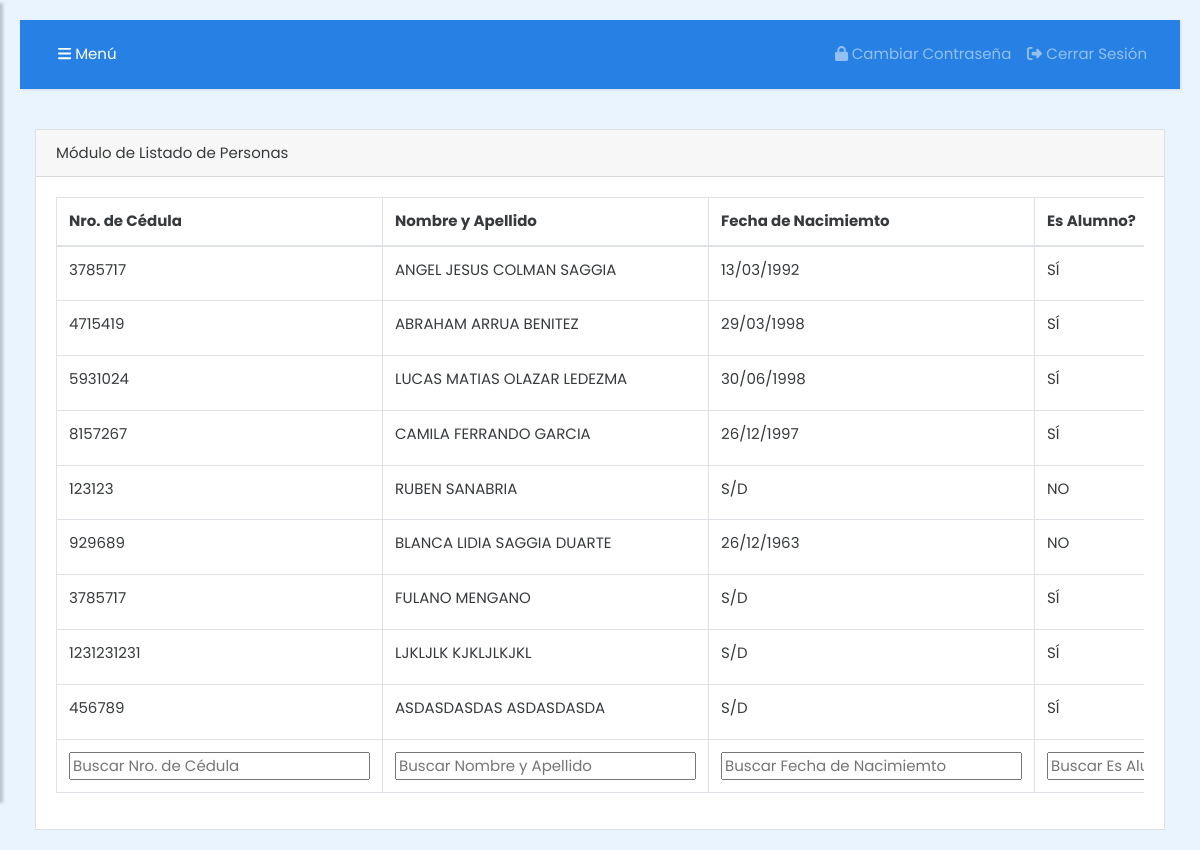
/listado_personas (signed in), run on an earlier commit of the app's database.
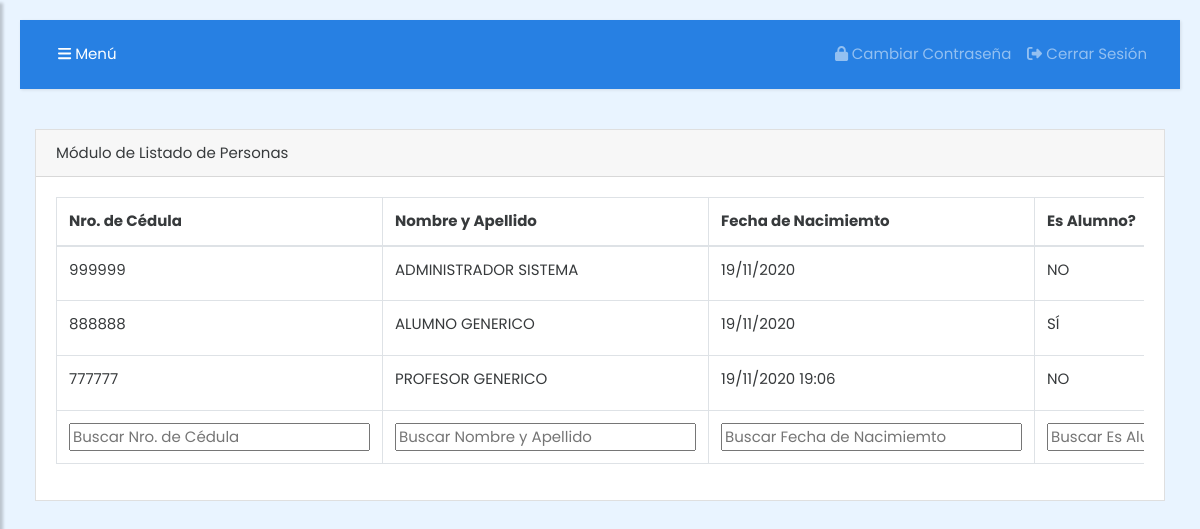
And on a later commit of the database.
### tables this page shows
CREATE TABLE "personas" (
	"pers_cod"	INTEGER NOT NULL UNIQUE,
	"pers_nro_doc"	INTEGER NOT NULL,
	"pers_prim_nombre"	TEXT NOT NULL,
	"pers_seg_nombre"	TEXT,
	"pers_prim_apellido"	TEXT NOT NULL,
	"pers_seg_apellido"	TEXT,
	"pers_sexo"	TEXT NOT NULL,
	"pers_fecha_nacimiento"	TEXT,
	"pers_estado_civil"	TEXT,
	"pers_fecha_registro"	TEXT NOT NULL,
	"pers_fecha_modificacion"	TEXT,
	"pers_usua_cod_registro"	INTEGER,
	"pers_usua_cod_modificacion"	INTEGER,
	"pers_alumno"	TEXT NOT NULL DEFAULT 'N',
	"pers_profesor"	TEXT NOT NULL DEFAULT 'N',
	PRIMARY KEY("pers_cod" AUTOINCREMENT),
	FOREIGN KEY("pers_usua_cod_registro") REFERENCES "usuarios"("usua_cod")
);

### controlador.py (the view)
@ app.route('/listado_personas')
def listadoPersonas():
    if session.get('conectado') == 'S':
        titulo = "COLFEAR | Listado Personas"
        personas = db.session.query(Personas).all()
        return render_template('listadoPersonas.html', titulo = titulo, personas = personas)
    else :
        flash(u'Debe ingresar sus credenciales para ingresar al sistema', 'warning')
        return redirect(url_for('index'))

### templates/listadoPersonas.html (shortened to what this page needs)
{% extends "master.html" %}
{% block content %}
<div class="row">
    <div class="col-md-12">
        <div class="card">
            <div class="card-header">
                Módulo de Listado de Personas
            </div>
            <div class="card-body">
                <div class="row">
                    <div class="col-md-12">
                        <div class="table-responsive">
                            <table class="table table-hover table-bordered">
                                <thead>
                                    <tr>
                                        <th>Nro. de Cédula</th>
                                        <th>Nombre y Apellido</th>
                                        <th>Fecha de Nacimiemto</th>
                                        <th>Es Alumno?</th>
                                    </tr>
                                </thead>
                                <tbody>
                                    {% for p in personas %}
                                    <tr>
                                        <td>{{ p.pers_nro_doc }}</td>
                                        {% if p.pers_seg_nombre!=None %}
                                        {% set segundoNombre = p.pers_seg_nombre %}
                                        {% else %}
                                        {%  set segundoNombre = "" %}
                                        {% endif %}
                                        {% if p.pers_seg_apellido!=None%}
                                        {% set segundoApellido = p.pers_seg_apellido %}
                                        {% else %}
                                        {% set segundoApellido = "" %}
                                        {% endif %}
                                        <td>{{ p.pers_prim_nombre+' '+segundoNombre+' '+p.pers_prim_apellido+' '+segundoApellido }}
                                        </td>
                                        <td>{{ p.pers_fecha_nacimiento|replace('None','S/D') }}</td>
                                        <td>{% if p.pers_alumno=='S' %}
                                            SÍ
                                            {% else %}
                                            NO
                                            {% endif %}</td>
                                    </tr>
                                    {% endfor %}
                                </tbody>
                                <tfoot>
                                    <tr>
                                        <th>Nro. de Cédula</th>
                                        <th>Nombre y Apellido</th>
                                        <th>Fecha de Nacimiemto</th>
                                        <th>Es Alumno?</th>
                                    </tr>
                                </tfoot>
                            </table>
                        </div>
                    </div>
                </div>
            </div>
        </div>
    </div>
</div>
{% endblock %}

### templates/master.html (shortened to what this page needs)
<!DOCTYPE html>
<html>
<head>
  <link rel="stylesheet" href="https://cdnjs.cloudflare.com/ajax/libs/bootswatch/4.5.2/cosmo/bootstrap.min.css">
  <link rel="stylesheet" href="{{ url_for('static', filename='fontawesome/css/all.min.css') }}">
  <link rel="stylesheet" href="{{ url_for('static', filename='style.css') }}">
  <link rel="stylesheet" href="{{ url_for('static', filename='datatables/datatables.min.css') }}">
  <link rel="stylesheet" href="{{ url_for('static', filename='sweetalert2/sweetalert2.min.css') }}">
</head>
<body>
  <div class="wrapper">
    <div id="content">
      {% include 'header.html' %}
      <div class="container-fluid">
        {% block content %}{% endblock %}
      </div>
    </div>
</body>
</html>

### templates/header.html (shortened to what this page needs)
<nav class="navbar navbar-expand-lg navbar-dark bg-primary">
    <div class="container-fluid">
        <button type="button" id="sidebarCollapse" class="btn btn-primary">
            <i class="fas fa-bars"></i>
            <span>Menú</span>
        </button>
        <div class="collapse navbar-collapse" id="navbarSupportedContent">
            <ul class="nav navbar-nav ml-auto">
                <li class="nav-item">
                    <a class="nav-link" href="{{ url_for('cambioPassword') }}"><i class="fas fa-lock"></i> Cambiar Contraseña</a>
                </li>
                <li class="nav-item">
                    <a class="nav-link" href="{{ url_for('cerrarSesion') }}"><i class="fas fa-sign-out-alt"></i> Cerrar Sesión</a>
                </li>
            </ul>
        </div>
    </div>
</nav>

### static/style.css (style rules this page uses)
body { font-family: 'Poppins', sans-serif; background: #fafafa; }
a, a:hover, a:focus { color: inherit; text-decoration: none; transition: all 0.3s; }
.navbar { padding: 15px 10px; background: #fff; border: none; border-radius: 0; margin-bottom: 40px; box-shadow: 1px 1px 3px rgba(0, 0, 0, 0.1); }
#content { width: 100%; padding: 20px; min-height: 100vh; transition: all 0.3s; position: absolute; top: 0; right: 0; }

### templates/master.html (style rules this page uses)
body { background-color: #E9F4FF; }

What changed in the data, as far as the page shows it:
removed personas: pers_nro_doc "8157267", pers_prim_nombre+pers_prim_apellido+pers_seg_apellido "CAMILA FERRANDO GARCIA", pers_fecha_nacimiento "26/12/1997", pers_alumno "SÍ"
removed personas: pers_nro_doc "123123", pers_prim_nombre+pers_prim_apellido "RUBEN SANABRIA", pers_fecha_nacimiento "S/D", pers_alumno "NO"
removed personas: pers_nro_doc "929689", pers_prim_nombre+pers_seg_nombre+pers_prim_apellido "BLANCA LIDIA SAGGIA DUARTE", pers_fecha_nacimiento "26/12/1963", pers_alumno "NO"
removed personas: pers_nro_doc "3785717", pers_prim_nombre+pers_prim_apellido "FULANO MENGANO", pers_fecha_nacimiento "S/D", pers_alumno "SÍ"
removed personas: pers_nro_doc "1231231231", pers_prim_nombre+pers_prim_apellido "LJKLJLK KJKLJLKJKL", pers_fecha_nacimiento "S/D", pers_alumno "SÍ"
removed personas: pers_nro_doc "456789", pers_prim_nombre+pers_prim_apellido "ASDASDASDAS ASDASDASDA", pers_fecha_nacimiento "S/D", pers_alumno "SÍ"
changed personas: pers_nro_doc "3785717" → "999999"; pers_prim_nombre+pers_prim_apellido "ANGEL JESUS COLMAN SAGGIA" → "ADMINISTRADOR SISTEMA"; pers_fecha_nacimiento "13/03/1992" → "19/11/2020"; pers_alumno "SÍ" → "NO"
changed personas: pers_nro_doc "4715419" → "888888"; pers_prim_nombre+pers_prim_apellido "ABRAHAM ARRUA BENITEZ" → "ALUMNO GENERICO"; pers_fecha_nacimiento "29/03/1998" → "19/11/2020"
changed personas: pers_nro_doc "5931024" → "777777"; pers_prim_nombre+pers_prim_apellido "LUCAS MATIAS OLAZAR LEDEZMA" → "PROFESOR GENERICO"; pers_fecha_nacimiento "30/06/1998" → "19/11/2020 19:06"; pers_alumno "SÍ" → "NO"
